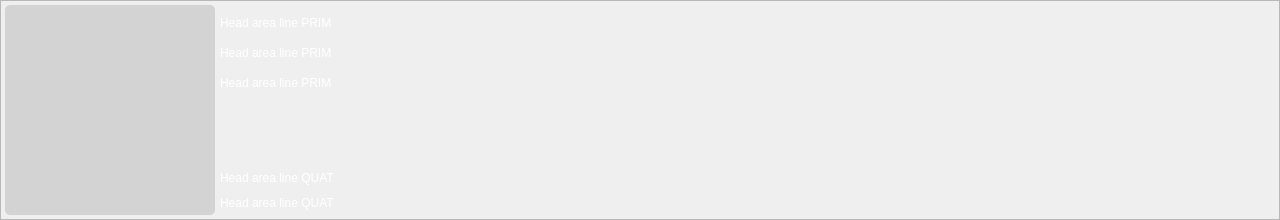
   <widget class="QFrame" name="head_area">
    <property name="geometry">
     <rect>
      <x>310</x>
      <y>5</y>
      <width>1280</width>
      <height>220</height>
     </rect>
    </property>
    <property name="sizePolicy">
     <sizepolicy hsizetype="Fixed" vsizetype="Fixed">
      <horstretch>0</horstretch>
      <verstretch>0</verstretch>
     </sizepolicy>
    </property>
    <property name="minimumSize">
     <size>
      <width>1280</width>
      <height>220</height>
     </size>
    </property>
    <property name="maximumSize">
     <size>
      <width>1280</width>
      <height>220</height>
     </size>
    </property>
    <property name="styleSheet">
     <string notr="true">#head_area {border: 1px solid rgba(128, 128, 128, 128); border-top-left-radius: 5px; border-bottom-left-radius: 5px; border-top-right-radius: 110px; border-bottom-right-radius: 110px; background-color: rgba(128, 128, 128, 64);}</string>
    </property>
    <property name="frameShape">
     <enum>QFrame::Shape::StyledPanel</enum>
    </property>
    <property name="frameShadow">
     <enum>QFrame::Shadow::Raised</enum>
    </property>
    <widget class="QFrame" name="char_inpt">
     <property name="geometry">
      <rect>
       <x>5</x>
       <y>5</y>
       <width>210</width>
       <height>210</height>
      </rect>
     </property>
     <property name="sizePolicy">
      <sizepolicy hsizetype="Fixed" vsizetype="Fixed">
       <horstretch>0</horstretch>
       <verstretch>0</verstretch>
      </sizepolicy>
     </property>
     <property name="minimumSize">
      <size>
       <width>210</width>
       <height>210</height>
      </size>
     </property>
     <property name="maximumSize">
      <size>
       <width>210</width>
       <height>210</height>
      </size>
     </property>
     <property name="styleSheet">
      <string notr="true">#char_inpt {border-radius: 5px; background-color: rgba(128, 128, 128, 64);}</string>
     </property>
     <property name="frameShape">
      <enum>QFrame::Shape::StyledPanel</enum>
     </property>
     <property name="frameShadow">
      <enum>QFrame::Shadow::Raised</enum>
     </property>
     <widget class="QLabel" name="char_inpt_area">
      <property name="geometry">
       <rect>
        <x>5</x>
        <y>5</y>
        <width>200</width>
        <height>200</height>
       </rect>
      </property>
      <property name="sizePolicy">
       <sizepolicy hsizetype="Fixed" vsizetype="Fixed">
        <horstretch>0</horstretch>
        <verstretch>0</verstretch>
       </sizepolicy>
      </property>
      <property name="minimumSize">
       <size>
        <width>200</width>
        <height>200</height>
       </size>
      </property>
      <property name="maximumSize">
       <size>
        <width>200</width>
        <height>200</height>
       </size>
      </property>
      <property name="styleSheet">
       <string notr="true"/>
      </property>
      <property name="text">
       <string/>
      </property>
      <property name="pixmap">
       <pixmap resource="rare.qrc">:/rare/imgs/rare/star_1.webp</pixmap>
      </property>
      <property name="scaledContents">
       <bool>true</bool>
      </property>
      <property name="alignment">
       <set>Qt::AlignmentFlag::AlignCenter</set>
      </property>
     </widget>
     <widget class="QLabel" name="char_inpt_icon">
      <property name="geometry">
       <rect>
        <x>5</x>
        <y>5</y>
        <width>200</width>
        <height>200</height>
       </rect>
      </property>
      <property name="sizePolicy">
       <sizepolicy hsizetype="Fixed" vsizetype="Fixed">
        <horstretch>0</horstretch>
        <verstretch>0</verstretch>
       </sizepolicy>
      </property>
      <property name="minimumSize">
       <size>
        <width>200</width>
        <height>200</height>
       </size>
      </property>
      <property name="maximumSize">
       <size>
        <width>200</width>
        <height>200</height>
       </size>
      </property>
      <property name="text">
       <string/>
      </property>
      <property name="scaledContents">
       <bool>true</bool>
      </property>
      <property name="alignment">
       <set>Qt::AlignmentFlag::AlignCenter</set>
      </property>
      <property name="margin">
       <number>1</number>
      </property>
     </widget>
     <widget class="QLabel" name="head_vson">
      <property name="geometry">
       <rect>
        <x>150</x>
        <y>150</y>
        <width>50</width>
        <height>50</height>
       </rect>
      </property>
      <property name="sizePolicy">
       <sizepolicy hsizetype="Fixed" vsizetype="Fixed">
        <horstretch>0</horstretch>
        <verstretch>0</verstretch>
       </sizepolicy>
      </property>
      <property name="minimumSize">
       <size>
        <width>50</width>
        <height>50</height>
       </size>
      </property>
      <property name="maximumSize">
       <size>
        <width>50</width>
        <height>50</height>
       </size>
      </property>
      <property name="text">
       <string/>
      </property>
      <property name="scaledContents">
       <bool>true</bool>
      </property>
      <property name="alignment">
       <set>Qt::AlignmentFlag::AlignCenter</set>
      </property>
     </widget>
    </widget>
    <widget class="QLabel" name="head_area_back">
     <property name="geometry">
      <rect>
       <x>-327</x>
       <y>0</y>
       <width>1605</width>
       <height>220</height>
      </rect>
     </property>
     <property name="sizePolicy">
      <sizepolicy hsizetype="Fixed" vsizetype="Fixed">
       <horstretch>0</horstretch>
       <verstretch>0</verstretch>
      </sizepolicy>
     </property>
     <property name="minimumSize">
      <size>
       <width>1605</width>
       <height>220</height>
      </size>
     </property>
     <property name="maximumSize">
      <size>
       <width>1605</width>
       <height>220</height>
      </size>
     </property>
     <property name="styleSheet">
      <string notr="true"/>
     </property>
     <property name="text">
      <string/>
     </property>
     <property name="scaledContents">
      <bool>true</bool>
     </property>
    </widget>
    <widget class="QLabel" name="head_area_line_quin">
     <property name="geometry">
      <rect>
       <x>220</x>
       <y>190</y>
       <width>950</width>
       <height>25</height>
      </rect>
     </property>
     <property name="sizePolicy">
      <sizepolicy hsizetype="Fixed" vsizetype="Fixed">
       <horstretch>0</horstretch>
       <verstretch>0</verstretch>
      </sizepolicy>
     </property>
     <property name="minimumSize">
      <size>
       <width>950</width>
       <height>25</height>
      </size>
     </property>
     <property name="maximumSize">
      <size>
       <width>950</width>
       <height>25</height>
      </size>
     </property>
     <property name="styleSheet">
      <string notr="true">font: 10pt &quot;IBM Plex Sans&quot;; color: rgba(255, 255, 255, 255);</string>
     </property>
     <property name="text">
      <string>Head area line QUAT</string>
     </property>
    </widget>
    <widget class="QLabel" name="head_area_line_prim">
     <property name="geometry">
      <rect>
       <x>220</x>
       <y>10</y>
       <width>950</width>
       <height>25</height>
      </rect>
     </property>
     <property name="sizePolicy">
      <sizepolicy hsizetype="Fixed" vsizetype="Fixed">
       <horstretch>0</horstretch>
       <verstretch>0</verstretch>
      </sizepolicy>
     </property>
     <property name="minimumSize">
      <size>
       <width>950</width>
       <height>25</height>
      </size>
     </property>
     <property name="maximumSize">
      <size>
       <width>950</width>
       <height>25</height>
      </size>
     </property>
     <property name="styleSheet">
      <string notr="true">font: 75 15pt &quot;IBM Plex Sans&quot;; color: rgba(255, 255, 255, 255);</string>
     </property>
     <property name="text">
      <string>Head area line PRIM</string>
     </property>
    </widget>
    <widget class="QLabel" name="head_area_line_seco">
     <property name="geometry">
      <rect>
       <x>220</x>
       <y>40</y>
       <width>950</width>
       <height>25</height>
      </rect>
     </property>
     <property name="sizePolicy">
      <sizepolicy hsizetype="Fixed" vsizetype="Fixed">
       <horstretch>0</horstretch>
       <verstretch>0</verstretch>
      </sizepolicy>
     </property>
     <property name="minimumSize">
      <size>
       <width>950</width>
       <height>25</height>
      </size>
     </property>
     <property name="maximumSize">
      <size>
       <width>950</width>
       <height>25</height>
      </size>
     </property>
     <property name="styleSheet">
      <string notr="true">font: 75 15pt &quot;IBM Plex Sans&quot;; color: rgba(255, 255, 255, 255);</string>
     </property>
     <property name="text">
      <string>Head area line PRIM</string>
     </property>
    </widget>
    <widget class="QLabel" name="head_area_line_tert">
     <property name="geometry">
      <rect>
       <x>220</x>
       <y>70</y>
       <width>950</width>
       <height>25</height>
      </rect>
     </property>
     <property name="sizePolicy">
      <sizepolicy hsizetype="Fixed" vsizetype="Fixed">
       <horstretch>0</horstretch>
       <verstretch>0</verstretch>
      </sizepolicy>
     </property>
     <property name="minimumSize">
      <size>
       <width>950</width>
       <height>25</height>
      </size>
     </property>
     <property name="maximumSize">
      <size>
       <width>950</width>
       <height>25</height>
      </size>
     </property>
     <property name="styleSheet">
      <string notr="true">font: 75 15pt &quot;IBM Plex Sans&quot;; color: rgba(255, 255, 255, 255);</string>
     </property>
     <property name="text">
      <string>Head area line PRIM</string>
     </property>
    </widget>
    <widget class="QLabel" name="head_area_line_quat">
     <property name="geometry">
      <rect>
       <x>220</x>
       <y>165</y>
       <width>950</width>
       <height>25</height>
      </rect>
     </property>
     <property name="sizePolicy">
      <sizepolicy hsizetype="Fixed" vsizetype="Fixed">
       <horstretch>0</horstretch>
       <verstretch>0</verstretch>
      </sizepolicy>
     </property>
     <property name="minimumSize">
      <size>
       <width>950</width>
       <height>25</height>
      </size>
     </property>
     <property name="maximumSize">
      <size>
       <width>950</width>
       <height>25</height>
      </size>
     </property>
     <property name="styleSheet">
      <string notr="true">font: 10pt &quot;IBM Plex Sans&quot;; color: rgba(255, 255, 255, 255);</string>
     </property>
     <property name="text">
      <string>Head area line QUAT</string>
     </property>
    </widget>
    <zorder>head_area_back</zorder>
    <zorder>char_inpt</zorder>
    <zorder>head_area_line_prim</zorder>
    <zorder>head_area_line_quin</zorder>
    <zorder>head_area_line_seco</zorder>
    <zorder>head_area_line_tert</zorder>
    <zorder>head_area_line_quat</zorder>
   </widget>
